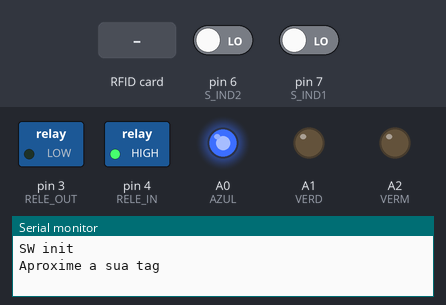
The sketch below on a simulated Arduino Uno, built with avr-gcc and run on an emulated ATmega328P. Shown: switched loads named in the sketch (green lamp = pin HIGH), output pins drawn as LEDs (lit = HIGH), the last lines printed to the serial monitor. The inputs (shaded band) are chosen by the test bench; at power-on: pin 6 (S_IND2) LOW, pin 7 (S_IND1) LOW. Pins used as bus, display or sensor lines are not drawn.

Above: at 1.4 s.
1.5 s: RFID card 5E 7A 19 C4 held to the reader
At 2.6 s:
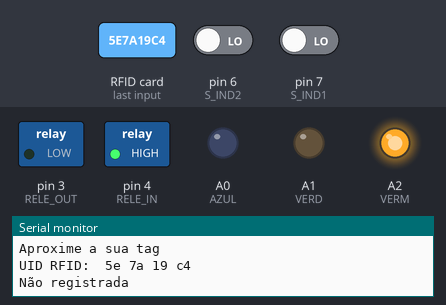
3.0 s: RFID card 57 C2 F2 86 held to the reader
Timing chart, 0 to 6.0 s (numbered marks = the images above; inputs shaded):
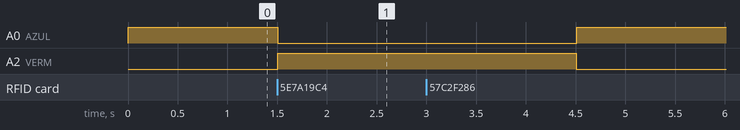

The sketch:

catraca-fmu.ino
```cpp
#include <MFRC522.h>            //https://github.com/miguelbalboa/rfid
#include <SPI.h>
#include <arduino-timer.h>      //https://github.com/contrem/arduino-timer/tree/master


/* ---------------------------------------------DEFINES PINOS---------------------------------------------------*/
#define PINO_RST 5
#define PINO_SDA 10
MFRC522 rfid(PINO_SDA, PINO_RST);
/*  RFID
3,3V - 3.3V
RST - 5
GND - GND
IRQ - X
MISO - 12
MOSI - 11
SCK - 13
SDA - 10

*/

#define RELE_IN 4
#define RELE_OUT 3
/* SOLENOIDE CATRACA

 RELÉ pino  4 ENTRADA  IN
 RELÉ pino 3 SAÍDA OUT

*/


#define VERM A2
#define VERD A1
#define AZUL A0
/* LEDS CATRACA

VERM pino A2
VERD pino A1
AZUL pino A0

*/

#define S_IND1 7
#define S_IND2 6
/* SENSOR INDUTIVO

S_IND1 pino 7
S_IND2 pino 6

*/
/* ---------------------------------------------DEFINES PINOS---------------------------------------------------*/


#define T_LIB 10000   //10 segundos
#define T_BLOCK 3000  //3 segundos

bool tempo_expirado = false;
auto timer = timer_create_default();  // timer com estouro a cada 1 us

bool temp_exp(void *) {
  tempo_expirado = true; //
  return true; // keep timer active? true
}

void setup()
{

  pinMode(VERM,OUTPUT); // LED VERMELHO
  digitalWrite(VERM,LOW);
  pinMode(VERD,OUTPUT); // LED VERDE
  digitalWrite(VERD,LOW);
  pinMode(AZUL,OUTPUT); // LED AZUL
  digitalWrite(AZUL,HIGH);


  pinMode(RELE_IN,OUTPUT); // RELE SOL ENTRADA
  digitalWrite(RELE_IN,HIGH);
  pinMode(RELE_OUT,OUTPUT); // RELE SOL SAÍDA
  digitalWrite(RELE_OUT,LOW);


  pinMode(S_IND1,INPUT);    // SENSOR INDUTIVO 1
  pinMode(S_IND2,INPUT);    // SENSOR INDUTIVO 2


  SPI.begin();      // Inicia  SPI bus
  rfid.PCD_Init();

  Serial.begin(9600);
  delay(200);
  Serial.println("SW init \n");

  Serial.println("Aproxime a sua tag \n");
}

void loop()
{

  //Procura nova tag
  if (!rfid.PICC_IsNewCardPresent())
  {
    return;
  }

  // Seleciona uma tag
  if (!rfid.PICC_ReadCardSerial())
  {
    return;
  }

  //Mostra UID na serial
  String conteudo= "";

  for (byte i = 0; i < rfid.uid.size; i++)
  {
     conteudo.concat(String(rfid.uid.uidByte[i] < HEX ? " 0" : " "));
     conteudo.concat(String(rfid.uid.uidByte[i], HEX));
  }

  Serial.print("UID RFID: ");
  Serial.println(conteudo);


  if (conteudo.substring(1) == "57 c2 f2 86" ) //UID 1 - Chaveiro || "09 77 7e 00"
  {
    Serial.println("Acesso Liberado - chaveiro");

    digitalWrite(AZUL,LOW);
    digitalWrite(VERD,HIGH);
    digitalWrite(RELE_IN,LOW);

    timer.in(T_LIB, temp_exp); //configura o timer a cada 10segundos e função de callback
    tempo_expirado = false;

    bool s_ind1 = false;
    bool s_ind2 = false;

    while (!tempo_expirado)
    {
      if (digitalRead(S_IND1)== HIGH)
      {
        s_ind1 = true;
        Serial.println("sens1");
      }
      if (digitalRead(S_IND2)== HIGH)
      {
        s_ind2 = true;
        Serial.println("sens2");
      }

      if (s_ind1 && s_ind2)
      {
        Serial.println("Passagem detectada - catraca travada");
        delay(1500);
        timer.cancel();
        timer.in(T_LIB, temp_exp);
        break;
      }
    timer.tick();       //inicia um estouro

    }

    digitalWrite(RELE_IN,HIGH);
    digitalWrite(VERD,LOW);
    digitalWrite(AZUL,HIGH);
    Serial.println("Acesso Travado");


  }

  if (!(conteudo.substring(1) == "57 c2 f2 86")) //UID 1 - Chaveiro || "09 77 7e 00"
  {

    Serial.println("Não registrada");
    digitalWrite(AZUL,LOW);
    digitalWrite(VERM,HIGH);
    delay(T_BLOCK);
    digitalWrite(VERM,LOW);
    digitalWrite(AZUL,HIGH);

  }
}
```

Measured:
- after the input at 1.5 s, A0 (AZUL): HIGH → LOW at once; A2 (VERM): LOW → HIGH at once
